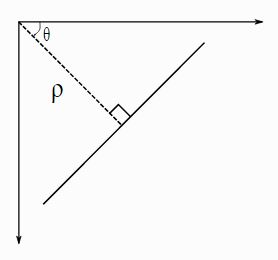
#> input picture test.JPG, 278 x 260 px, found by its file name
$ python HPimagetest.py
#> lines starting #> are read from the running program, lines starting #| are printed output that depends on the picture; after the words box and inside, x2 and y2 are one past the last pixel; in counts of white or black regions, pixels touching at a corner belong together
import cv2
import numpy as np

img = cv2.imread('test.jpg')
#> img is the input picture: shape (260, 278, 3); mean B, G, R 247.5, 247.5, 247.5
gray = cv2.cvtColor(img,cv2.COLOR_BGR2GRAY)
edges = cv2.Canny(gray,50,150,apertureSize = 3)
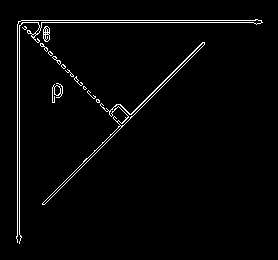
#> edges: shape (260, 278); 2.5% white in thin lines or dots, all inside (x1, y1, x2, y2) = (16, 19, 263, 244)
minLineLength = 100
maxLineGap = 10
lines = cv2.HoughLinesP(edges,1,np.pi/180,100,minLineLength,maxLineGap)
#> lines = [[19, 234, 19, 25], [21, 20, 255, 20], [130, 114, 202, 42], [17, 236, 17, 24], [41, 22, 253, 22], [44, 204, 204, 44], [131, 114, 203, 42]]
for x1,y1,x2,y2 in lines[0]:
    cv2.line(img,(x1,y1),(x2,y2),(0,255,0),2)
#> this loop made 1 pass
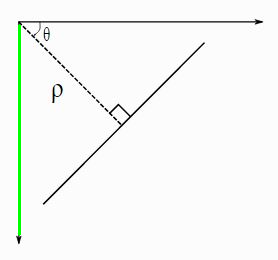
#> img: shape (260, 278, 3); 0.87% of pixels changed, all inside (x1, y1, x2, y2) = (18, 24, 21, 236)

cv2.imwrite('img.jpg',img)
